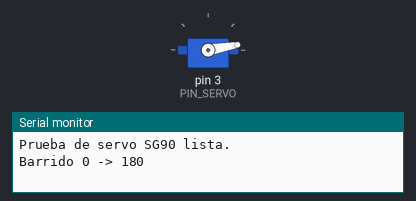
Bench run of a sketch on a simulated Arduino Uno, built with avr-gcc and run on an emulated ATmega328P. Parts: servo, the last lines printed to the serial monitor.

Above: at 0.55 s.
At 2.45 s:
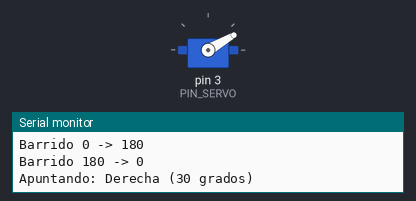
At 3.45 s:
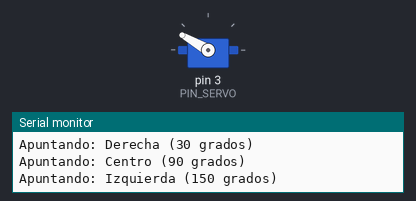
At 4.95 s:
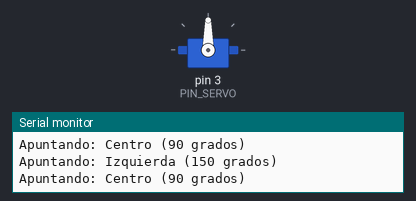
Timing chart, 0 to 6.3 s (numbered marks = the images above):
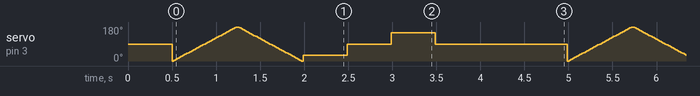

The sketch:

03_servo_test.ino
```cpp
/*
 * 03_servo_test.ino
 * -----------------------------------------------------------
 * Prueba del servo SG90 que mueve el sensor ultrasonico.
 * Objetivo: verificar que el servo apunta bien a izquierda,
 * centro y derecha ANTES de usarlo para escanear (paso 4).
 *
 * Que hace:
 *   1) Barrido suave de 0 a 180 y de vuelta (ver rango completo).
 *   2) Posiciones de escaneo que usaremos en la evasion:
 *      derecha (30) -> centro (90) -> izquierda (150).
 *
 * Como probar:
 *   Sube el sketch y observa el servo. Abre el Monitor Serie (9600)
 *   para ver a que angulo apunta en cada momento.
 *
 * Conexiones SG90 -> Arduino UNO:
 *   Marron -> GND
 *   Rojo   -> 5V
 *   Naranja-> D3 (PWM)
 *
 * Nota: si el servo "tiembla" o resetea el Arduino, alimentalo
 * desde una fuente de 5V aparte (comparte GND). El SG90 consume
 * picos de corriente que el USB a veces no aguanta.
 */

#include <Servo.h>

const int PIN_SERVO = 3;

// Angulos de escaneo que reutilizaremos en la evasion de obstaculos.
const int ANG_DERECHA   = 30;
const int ANG_CENTRO    = 90;
const int ANG_IZQUIERDA = 150;

Servo servo;

void setup() {
  servo.attach(PIN_SERVO);
  Serial.begin(9600);
  Serial.println("Prueba de servo SG90 lista.");

  servo.write(ANG_CENTRO);  // empezar mirando al frente
  delay(500);
}

void loop() {
  // 1) Barrido completo para ver el rango fisico real del servo.
  Serial.println("Barrido 0 -> 180");
  for (int angulo = 0; angulo <= 180; angulo += 5) {
    servo.write(angulo);
    delay(20);
  }
  Serial.println("Barrido 180 -> 0");
  for (int angulo = 180; angulo >= 0; angulo -= 5) {
    servo.write(angulo);
    delay(20);
  }

  // 2) Posiciones de escaneo (las que usaremos para decidir ruta).
  apuntar("Derecha", ANG_DERECHA);
  apuntar("Centro", ANG_CENTRO);
  apuntar("Izquierda", ANG_IZQUIERDA);
  apuntar("Centro", ANG_CENTRO);

  delay(1000);
}

// Mueve el servo a un angulo y le da tiempo a llegar antes de seguir.
void apuntar(const char* nombre, int angulo) {
  Serial.print("Apuntando: ");
  Serial.print(nombre);
  Serial.print(" (");
  Serial.print(angulo);
  Serial.println(" grados)");

  servo.write(angulo);
  delay(500);  // el SG90 tarda ~0.1s/60deg; 500ms es margen seguro
}
```
